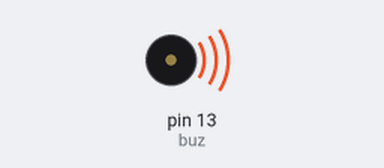
The sketch below on a simulated Arduino Uno, built with avr-gcc and run on an emulated ATmega328P. Shown: buzzer (waves = sounding, pin HIGH).

Above: at 0.1 s.
Timing chart, 0 to 1.6 s (numbered marks = the images above):
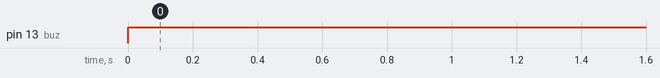

The sketch:

buzzer.ino
```cpp
//S.Selvabharathi  B.Tech IT  Rajalakshmi Engineering College
// code to ping the buzzer
const int buz=13;

void setup() {
  // put your setup code here, to run once:
Serial.begin(9600);
pinMode(buz,OUTPUT);
}

void loop() {
  // put your main code here, to run repeatedly:
digitalWrite(buz,HIGH);
}
```

Measured:
- by itself, pin 13 (buz): LOW → HIGH at 0.00 s
